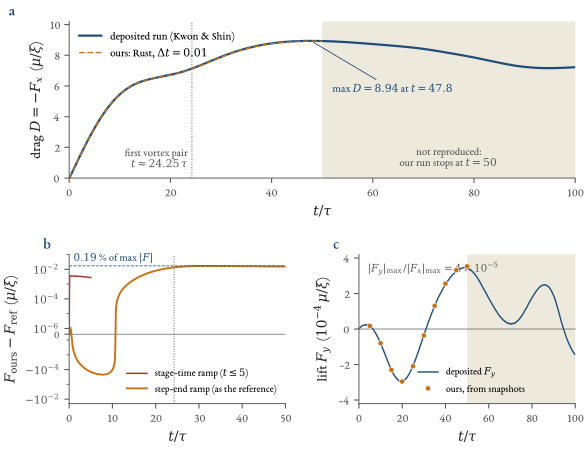

Python code for this plot:
#!/usr/bin/env python3
"""Chapter 9, figure 2: the force on the obstacle, deposited run against our Rust run.
(a) drag D = -F_x, reference to t = 100, ours to t = 50;  (b) F_ours - F_ref on a symmetric-log axis (the two velocity-ramp conventions, t <= 5, in red);
(c) the lift F_y of the deposited run (to t = 100) and F_y of our snapshots.
Data: reference Force/force_dt=0.02.txt, our kwon_shin_force.csv (Rust example kwon_shin), the convention runs ks_st_dt01 / ks_rust_dt005 (t <= 5), our snapshots.
    nice .venv/bin/python -I book/figures/ch09_force.py
"""
import sys
from pathlib import Path
sys.path.insert(0, str(Path(__file__).resolve().parent))
from ch09_render import *
import ch09_common as C

XQ = Path("/mnt/data/xdev-cache/qf-external")
t_ref, fx_ref, fy_ref, _ = C.load_ref_force()
t_o, F_o, F_r, dF = C.load_ours_force()
d_st = np.loadtxt(XQ / "ks_st_dt01" / "kwon_shin_force.csv", delimiter=",", skiprows=1)
tb = 24.25                                        # the first pair appears between 24.2 and 24.3 (ch09_birth.py)

fig = plt.figure(figsize=(TEXTW, 4.35))
gs = fig.add_gridspec(2, 2, height_ratios=[1.05, 1.0], hspace=0.50, wspace=0.34, left=0.085, right=0.99, top=0.975, bottom=0.095)

# ---- (a) drag
ax = fig.add_subplot(gs[0, :])
ax.axvspan(50, 100, color="#EEE9DD", lw=0, zorder=0)
ax.plot(t_ref, -fx_ref, color=BLUE, lw=1.6, label="deposited run (Kwon & Shin)")
ax.plot(t_o, -F_o, color=ORANGE, lw=1.0, ls=(0, (4, 2)), label="ours: Rust, $\\Delta t=0.01$")
ax.axvline(tb, color=GREY, lw=0.7, ls=":")
ax.text(tb - 0.8, 0.5, "first vortex pair\n$t\\approx24.25\\,\\tau$", ha="right", va="bottom", fontsize=7.8, color=GREY)
ax.text(75, 0.5, "not reproduced:\nour run stops at $t=50$", ha="center", va="bottom", fontsize=7.8, color=GREY)
i_max = int(np.argmax(-fx_ref))
ax.annotate(f"max $D={-fx_ref[i_max]:.2f}$ at $t={t_ref[i_max]:.1f}$", xy=(t_ref[i_max], -fx_ref[i_max]), xytext=(52, 5.6), fontsize=7.8, color=BLUE,
            arrowprops=dict(arrowstyle="-", color=BLUE, lw=0.6))
ax.set_xlim(0, 100); ax.set_ylim(0, 10.2)
ax.set_xlabel(r"$t/\tau$"); ax.set_ylabel(r"drag $D=-F_x$  ($\mu/\xi$)")
ax.legend(loc="upper left", fontsize=8)
panel(ax, "a")

# ---- (b) difference
ax = fig.add_subplot(gs[1, 0])
thr = 1e-6
ax.set_yscale("symlog", linthresh=thr, linscale=0.35)
ax.axhline(0, color=GREY, lw=0.5)
ax.plot(d_st[:, 0], d_st[:, 3], color=RED, lw=1.1, label="stage-time ramp ($t\\leq5$)")
ax.plot(t_o, dF, color=ORANGE, lw=1.4, label="step-end ramp (as the reference)")
ax.axvline(tb, color=GREY, lw=0.7, ls=":")
ax.axhline(0.0019 * 8.935, color=BLUE, lw=0.6, ls="--")
ax.text(1.0, 0.0019 * 8.935 * 1.35, "$0.19$ % of max $|F|$", fontsize=7.5, color=BLUE, va="bottom")
ax.set_xlim(0, 50); ax.set_ylim(-2e-2, 1e-1)
ax.set_yticks([-1e-2, -1e-4, 0, 1e-6, 1e-4, 1e-2]); ax.set_yticklabels(["$-10^{-2}$", "$-10^{-4}$", "0", "$10^{-6}$", "$10^{-4}$", "$10^{-2}$"], fontsize=7.8)
ax.set_xlabel(r"$t/\tau$"); ax.set_ylabel(r"$F_{\rm ours}-F_{\rm ref}$  ($\mu/\xi$)")
ax.legend(loc="lower right", fontsize=7.2, bbox_to_anchor=(1.0, 0.0))
panel(ax, "b")

# ---- (c) lift
ax = fig.add_subplot(gs[1, 1])
ax.axvspan(50, 100, color="#EEE9DD", lw=0, zorder=0)
ax.plot(t_ref, fy_ref * 1e4, color=BLUE, lw=1.0, label="deposited $F_y$")
tt = np.arange(5.0, 50.1, 5.0)
Fy = np.array([C.forces(C.load_ours(a))[1] for a in tt])
ax.plot(tt, Fy * 1e4, "o", color=ORANGE, ms=3.8, mec="white", mew=0.4, label="ours, from snapshots", zorder=5)
ax.axhline(0, color=GREY, lw=0.5)
ax.set_xlim(0, 100); ax.set_ylim(-4.2, 4.2)
ax.set_xlabel(r"$t/\tau$"); ax.set_ylabel(r"lift $F_y$  ($10^{-4}\,\mu/\xi$)")
ax.legend(loc="lower center", fontsize=7.2, bbox_to_anchor=(0.52, 0.0))
ax.text(0.04, 0.95, r"$|F_y|_{\max}/|F_x|_{\max}=4\times10^{-5}$", transform=ax.transAxes, fontsize=7.5, color=GREY, va="top")
panel(ax, "c")
save(fig, "ch09_force")
